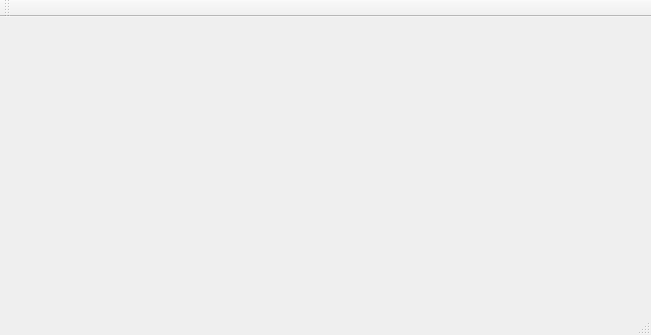
<?xml version="1.0" encoding="UTF-8"?>
<ui version="4.0">
 <class>MainWindow</class>
 <widget class="QMainWindow" name="MainWindow">
  <property name="geometry">
   <rect>
    <x>0</x>
    <y>0</y>
    <width>651</width>
    <height>335</height>
   </rect>
  </property>
  <property name="font">
   <font>
    <family>宋体</family>
   </font>
  </property>
  <property name="windowTitle">
   <string>数学训练营</string>
  </property>
  <widget class="QWidget" name="centralWidget"/>
  <widget class="QMenuBar" name="menuBar">
   <property name="geometry">
    <rect>
     <x>0</x>
     <y>0</y>
     <width>651</width>
     <height>18</height>
    </rect>
   </property>
  </widget>
  <widget class="QToolBar" name="mainToolBar">
   <attribute name="toolBarArea">
    <enum>TopToolBarArea</enum>
   </attribute>
   <attribute name="toolBarBreak">
    <bool>false</bool>
   </attribute>
  </widget>
  <widget class="QStatusBar" name="statusBar"/>
 </widget>
 <layoutdefault spacing="6" margin="11"/>
 <resources/>
 <connections/>
</ui>
